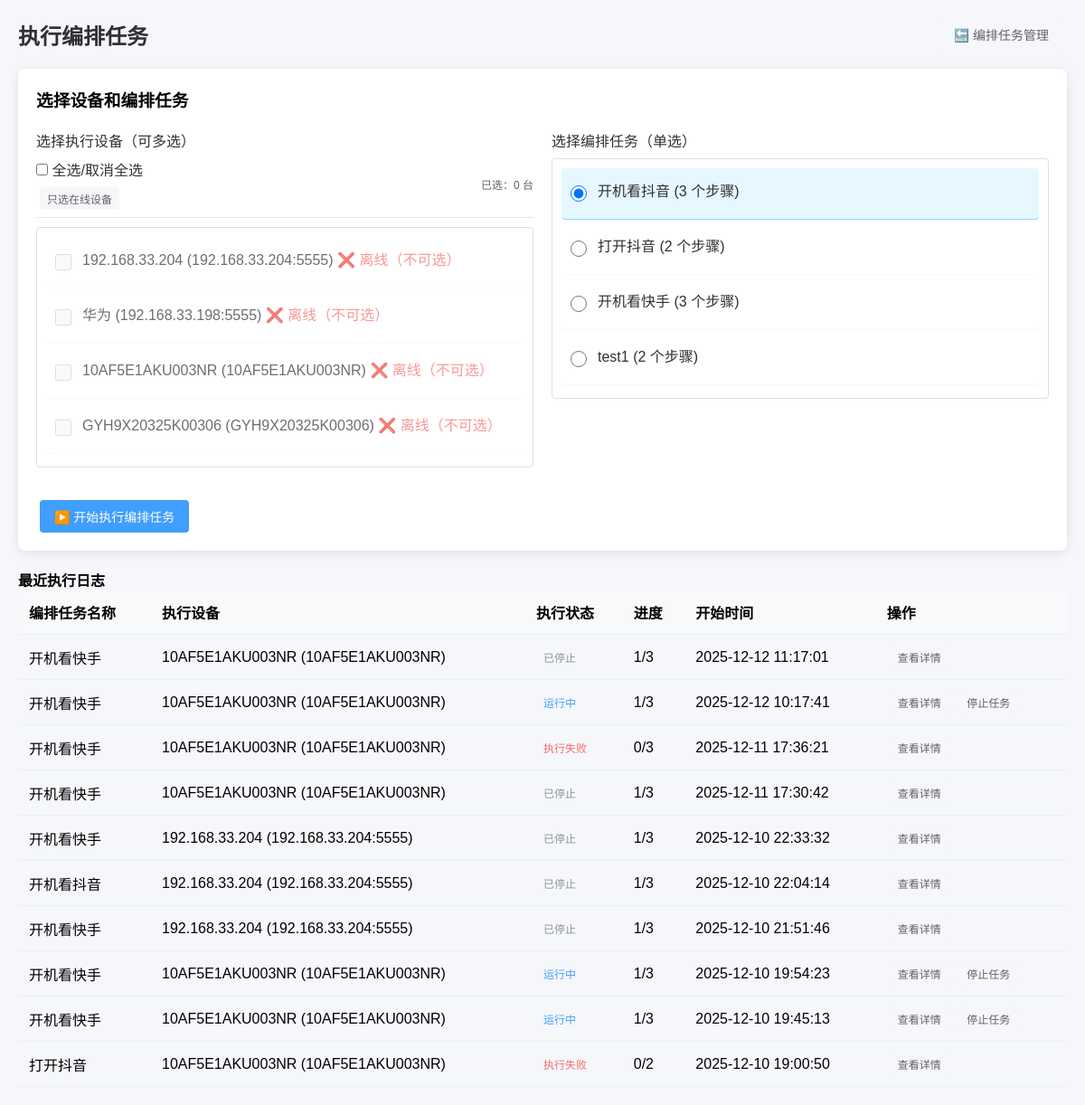
Page /task_orchestration/execute/ on the earlier database version.
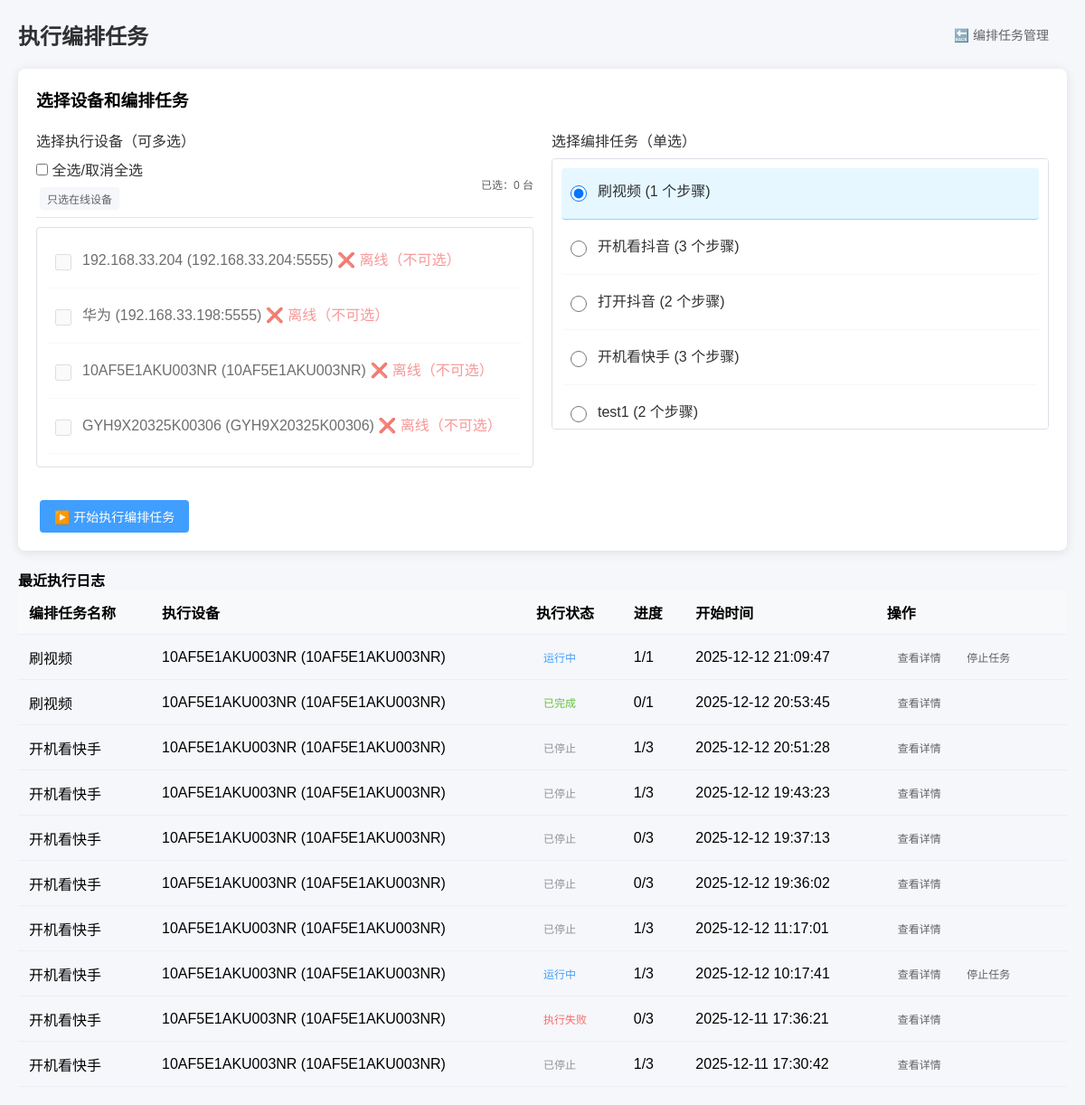
Same page on the later database version.
### adb_manager/models.py (models this page shows, shortened)
class ADBDevice(BaseModel):
    device_name = models.CharField(
        "设备名称",
        max_length=50,
        help_text="如：游戏手机1"
    )
    device_ip = models.GenericIPAddressField(
        "设备IP",
        blank=True,
        null=True,
        help_text="局域网IP（序列号连接时可不填），如192.168.3.100"
    )
    device_port = models.IntegerField(
        "ADB端口",
        default=5555,
        blank=True,
        null=True,
        help_text="默认5555（序列号连接时可不填）"
    )
    device_serial = models.CharField(
        "设备序列号",
        max_length=100,
        blank=True,
        null=True,
        help_text="ADB设备序列号（优先使用），如10AF5E1AKU003NR或192.168.3.100:5555"
    )
    is_active = models.BooleanField("是否启用监控", default=True)
    user = models.ForeignKey(
        CustomUser,
        on_delete=models.SET_NULL,
        null=True,
        blank=True,
        verbose_name="关联用户",
        help_text="绑定该设备的用户（为空则所有用户可操作）"
    )
    class Meta:
        verbose_name = "ADB设备"
        verbose_name_plural = "ADB设备管理"
        unique_together = ("device_ip", "device_port")
    @property
    def connect_identifier(self):
        if self.device_serial and self.device_serial.strip():
            return self.device_serial.strip()
        if self.device_ip and self.device_port:
            return f"{self.device_ip}:{self.device_port}"
        return ""  # 修复：返回空字符串而非None
    @property
    def adb_connect_str(self):
        if self.device_serial and self.device_serial.strip():
            return self.device_serial.strip()
        if self.device_ip and self.device_port:
            return f"{self.device_ip}:{self.device_port}"
        return ""  # 修复：返回空字符串而非None
    @property
    def device_status(self):
        connect_id = self.connect_identifier
        if not connect_id:
            return "invalid"  # 配置无效
        return r.get(f"adb:device:{connect_id}") or "offline"  # 兼容Redis未初始化的情况

### task_orchestration/models.py (models this page shows, shortened)
class OrchestrationTask(models.Model):
    TASK_STATUS = (
        ("draft", "草稿"),
        ("active", "已激活"),
        ("disabled", "已禁用"),
    )
    name = models.CharField("编排任务名称", max_length=100, unique=True)
    description = models.TextField("描述", blank=True, null=True)
    status = models.CharField("状态", max_length=20, choices=TASK_STATUS, default="draft")
    create_time = models.DateTimeField("创建时间", default=timezone.now)
    update_time = models.DateTimeField("更新时间", auto_now=True)
    class Meta:
        verbose_name = "编排任务"
        verbose_name_plural = "编排任务管理"
        ordering = ["-create_time"]

class OrchestrationLog(models.Model):
    EXEC_STATUS = (
        ("running", "执行中"),
        ("completed", "已完成"),
        ("part_failed", "部分失败"),
        ("failed", "执行失败"),
        ("stopped", "手动停止"),
    )
    orchestration = models.ForeignKey(
        OrchestrationTask,
        on_delete=models.CASCADE,
        related_name="logs",
        verbose_name="关联编排任务"
    )
    device = models.ForeignKey(
        ADBDevice,
        on_delete=models.CASCADE,
        verbose_name="执行设备",
        default=1
    )
    exec_status = models.CharField("执行状态", max_length=20, choices=EXEC_STATUS, default="running")
    exec_command = models.TextField("执行命令", blank=True, null=True)  # 新增
    stdout = models.TextField("标准输出", blank=True, null=True)  # 新增
    stderr = models.TextField("错误输出", blank=True, null=True)  # 新增
    exec_duration = models.FloatField("执行耗时(秒)", blank=True, null=True)  # 新增
    total_steps = models.PositiveIntegerField("总步骤数")
    completed_steps = models.PositiveIntegerField("已完成步骤数", default=0)
    error_msg = models.TextField("错误信息", blank=True, null=True)
    start_time = models.DateTimeField("开始时间", default=timezone.now)
    end_time = models.DateTimeField("结束时间", blank=True, null=True)
    class Meta:
        verbose_name = "编排执行日志"
        verbose_name_plural = "编排执行日志管理"
        ordering = ["-start_time"]

### task_orchestration/views.py (the view, shortened to what this page needs)
# urls.py: path('execute/', views.OrchestrationExecuteView.as_view(), name='execute_orchestration'),
class OrchestrationExecuteView(View):
    def get(self, request):
        devices = ADBDevice.objects.filter(is_active=True)
        device_list = []
        for dev in devices:
            dev.status = dev.device_status
            device_list.append(dev)
        recent_logs = OrchestrationLog.objects.all().order_by("-id")[:10]
        for log in recent_logs:
            log.is_running = log.exec_status == "running"
        context = {
            "page_title": "执行编排任务",
            "devices": device_list,
            "orchestrations": OrchestrationTask.objects.filter(status="active"),
            "recent_logs": recent_logs
        }
        return render(request, "task_orchestration/execute_orchestration.html", context)

### task_orchestration/templates/task_orchestration/execute_orchestration.html (shortened to what the changed rows need)
{% load static %}
<!DOCTYPE html>
<html lang="zh-CN">
<head>
</head>
<body>
    <div class="header">
        <h1>{{ page_title }}</h1>
    </div>
    <div class="card">
        <form method="POST" id="executeForm">
            <div class="form-row">
                <div class="form-col">
                    <div class="form-group">
                        <div class="device-list">
                            {% for device in devices %}
                                <div class="device-item {% if device.status != 'online' %}disabled{% endif %}" data-device-id="{{ device.id }}">
                                    <input
                                        type="checkbox"
                                        name="device_ids"
                                        id="device_{{ device.id }}"
                                        value="{{ device.id }}"
                                        {% if device.status != 'online' %}disabled{% endif %}
                                        data-online="{{ device.status }}"
                                        class="device-checkbox"
                                    >
                                    <label for="device_{{ device.id }}">
                                        {{ device.device_name }} ({{ device.adb_connect_str }})
                                        {% if device.status == 'online' %}
                                            <span style="color: #67c23a;">✅ 在线</span>
                                        {% else %}
                                            <span style="color: #f56c6c;">❌ 离线（不可选）</span>
                                        {% endif %}
                                    </label>
                                </div>
                            {% empty %}
                                <div style="text-align: center; color: #909399; padding: 20px;">暂无可用设备</div>
                            {% endfor %}
                        </div>
                    </div>
                </div>
                <div class="form-col">
                    <div class="form-group">
                        <div class="orch-list">
                            {% for orch in orchestrations %}
                                <div class="orch-item" data-orch-id="{{ orch.id }}">
                                    <input type="radio" name="orch_id" id="orch_{{ orch.id }}" value="{{ orch.id }}" {% if forloop.first %}checked{% endif %} class="orch-radio">
                                    <label for="orch_{{ orch.id }}">
                                        {{ orch.name }} ({{ orch.steps.count }} 个步骤)
                                    </label>
                                </div>
                            {% empty %}
                                <div style="text-align: center; color: #909399; padding: 20px;">暂无可用编排任务（请先创建并激活）</div>
                            {% endfor %}
                        </div>
                    </div>
                </div>
            </div>
        </form>
    </div>
    <div class="mt-4">
        <table>
            <thead>
                <tr>
                    <th>编排任务名称</th>
                    <th>执行设备</th>
                    <th>执行状态</th>
                    <th>进度</th>
                    <th>开始时间</th>
                    <th>操作</th>
                </tr>
            </thead>
            <tbody>
                {% for log in recent_logs %}
                <tr>
                    <td>{{ log.orchestration.name }}</td>
                    <td>{{ log.device.device_name }} ({{ log.device.adb_connect_str }})</td>
                    <td>
                        {% if log.exec_status == 'running' %}
                        <span class="badge status-running">运行中</span>
                        {% elif log.exec_status == 'completed' %}
                        <span class="badge status-success">已完成</span>
                        {% elif log.exec_status == 'failed' or log.exec_status == 'part_failed' %}
                        <span class="badge status-failed">执行失败</span>
                        {% elif log.exec_status == 'stopped' %}
                        <span class="badge status-stopped">已停止</span>
                        {% endif %}
                    </td>
                    <td>{{ log.completed_steps|default:0 }}/{{ log.total_steps }}</td>
                    <td>{{ log.start_time|date:"Y-m-d H:i:s" }}</td>
                    <td>
                        <a href="{% url 'task_orchestration:log_detail' log.id %}" class="btn btn-sm btn-default">查看详情</a>
                        {% if log.is_running %}
                        <a href="{% url 'task_orchestration:stop_orchestration' log.id %}" class="btn btn-sm btn-default" onclick="return confirm('确定要停止该任务吗？停止后无法恢复！')">停止任务</a>
                        {% endif %}
                    </td>
                </tr>
                {% empty %}
                <tr>
                    <td colspan="6" class="text-center">暂无执行日志</td>
                </tr>
                {% endfor %}
            </tbody>
        </table>
    </div>
</body>
</html>

Differences in the rows shown:
no longer on this page (row unchanged): OrchestrationLog: orchestration.name "开机看快手", device.device_name "192.168.33.204", device.adb_connect_str "192.168.33.204:5555", exec_status "已停止", completed_steps "1", total_steps "3", start_time "2025-12-10 22:33:32"
no longer on this page (row unchanged): OrchestrationLog: orchestration.name "开机看抖音", device.device_name "192.168.33.204", device.adb_connect_str "192.168.33.204:5555", exec_status "已停止", completed_steps "1", total_steps "3", start_time "2025-12-10 22:04:14"
no longer on this page (row unchanged): OrchestrationLog: orchestration.name "开机看快手", device.device_name "192.168.33.204", device.adb_connect_str "192.168.33.204:5555", exec_status "已停止", completed_steps "1", total_steps "3", start_time "2025-12-10 21:51:46"
no longer on this page (row unchanged): OrchestrationLog: orchestration.name "开机看快手", device.device_name "10AF5E1AKU003NR", device.adb_connect_str "10AF5E1AKU003NR", exec_status "运行中", completed_steps "1", total_steps "3", start_time "2025-12-10 19:54:23", shows "停止任务"
no longer on this page (row unchanged): OrchestrationLog: orchestration.name "开机看快手", device.device_name "10AF5E1AKU003NR", device.adb_connect_str "10AF5E1AKU003NR", exec_status "运行中", completed_steps "1", total_steps "3", start_time "2025-12-10 19:45:13", shows "停止任务"
no longer on this page (row unchanged): OrchestrationLog: orchestration.name "打开抖音", device.device_name "10AF5E1AKU003NR", device.adb_connect_str "10AF5E1AKU003NR", exec_status "执行失败", completed_steps "0", total_steps "2", start_time "2025-12-10 19:00:50"
added OrchestrationTask: orch_id "☑ 刷视频 (1 个步骤)", name "刷视频", steps.count "1"
computed for OrchestrationTask "开机看抖音": orch_id "☑ 开机看抖音 (3 个步骤)" → "☐ 开机看抖音 (3 个步骤)"
added OrchestrationLog: orchestration.name "刷视频", device.device_name "10AF5E1AKU003NR", device.adb_connect_str "10AF5E1AKU003NR", exec_status "运行中", completed_steps "1", total_steps "1", start_time "2025-12-12 21:09:47", shows "停止任务"
added OrchestrationLog: orchestration.name "刷视频", device.device_name "10AF5E1AKU003NR", device.adb_connect_str "10AF5E1AKU003NR", exec_status "已完成", completed_steps "0", total_steps "1", start_time "2025-12-12 20:53:45"
added OrchestrationLog: orchestration.name "开机看快手", device.device_name "10AF5E1AKU003NR", device.adb_connect_str "10AF5E1AKU003NR", exec_status "已停止", completed_steps "1", total_steps "3", start_time "2025-12-12 20:51:28"
added OrchestrationLog: orchestration.name "开机看快手", device.device_name "10AF5E1AKU003NR", device.adb_connect_str "10AF5E1AKU003NR", exec_status "已停止", completed_steps "1", total_steps "3", start_time "2025-12-12 19:43:23"
added OrchestrationLog: orchestration.name "开机看快手", device.device_name "10AF5E1AKU003NR", device.adb_connect_str "10AF5E1AKU003NR", exec_status "已停止", completed_steps "0", total_steps "3", start_time "2025-12-12 19:37:13"
added OrchestrationLog: orchestration.name "开机看快手", device.device_name "10AF5E1AKU003NR", device.adb_connect_str "10AF5E1AKU003NR", exec_status "已停止", completed_steps "0", total_steps "3", start_time "2025-12-12 19:36:02"
